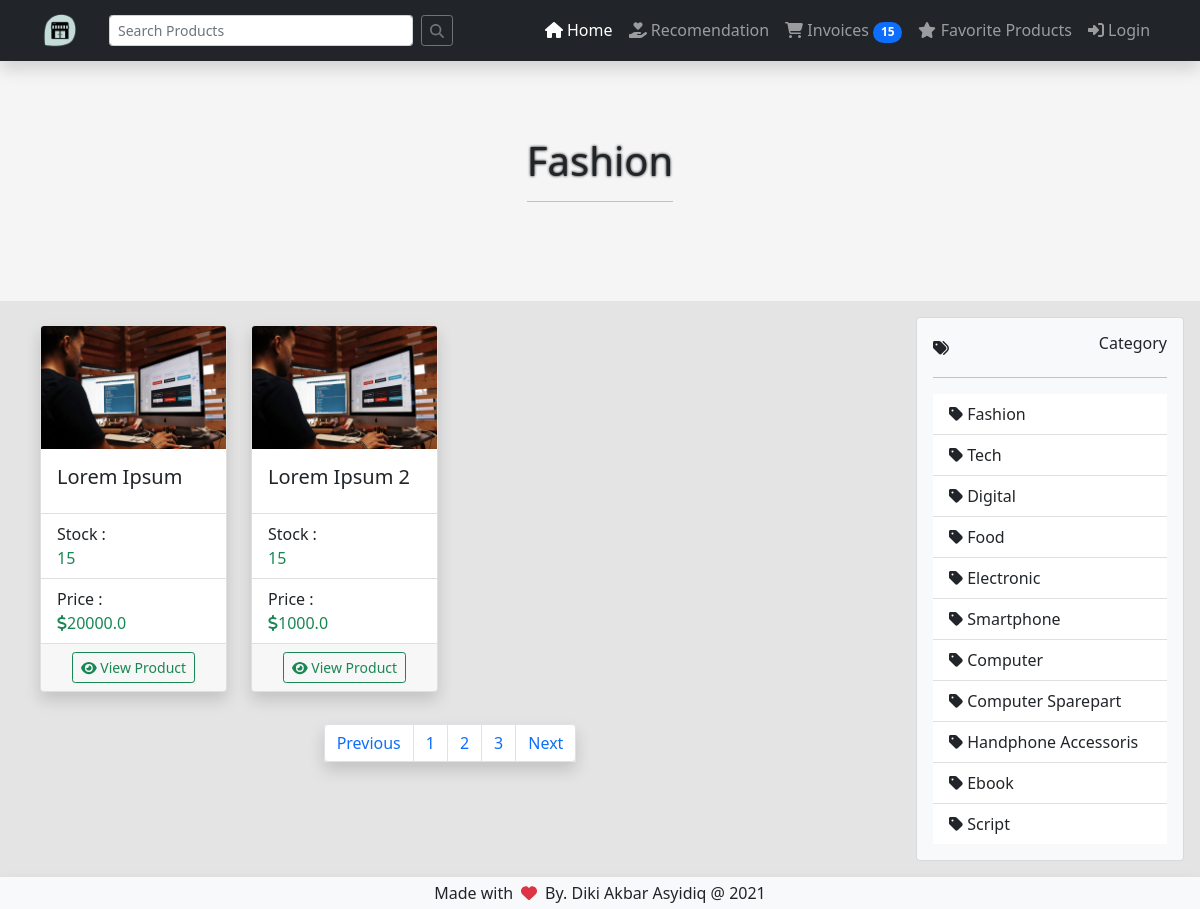
The page /products/category/1/fashion on the database its author committed.
### products/models.py (models this page shows, shortened)
class Category(models.Model):
    name = models.CharField(max_length=25, blank=False)
    description = models.TextField(blank=False)
    slug = models.SlugField(editable=False, blank=True)

class Products(models.Model):
    product_name        = models.CharField(max_length=50, blank=False)
    product_description = models.TextField(default="My Product", blank=False)
    product_price       = models.FloatField(blank=False)
    product_category    = models.JSONField(blank=False)
    product_created     = models.DateTimeField(auto_now_add=True)
    product_updated     = models.DateTimeField(auto_now=True)
    product_owner       = models.CharField(max_length=25, editable=False, blank=False)
    product_stock       = models.IntegerField(blank=False)
    product_rating      = models.FloatField(editable=False, blank=True, null=True)
    product_media       = models.JSONField(blank=True, null=True)
    product_slugify     = models.SlugField(editable=False)
    product_condition   = models.CharField(blank=True, max_length=50)
    product_type        = models.CharField(blank=True, max_length=50)
    product_sold_count  = models.IntegerField(default=0)

### products/views.py (the view)
# urls.py: path('category/<int:pk>/<slug:slug>', CategoryListView.as_view(), name="category_detail_with_products"),
class CategoryListView(ListView):
    template_name="products/category.html"
    model = Products
    paginate_by=12
    def setup(self, request, *args, **kwargs):
        if hasattr(self, 'get') and not hasattr(self, 'head'):
            self.head = self.get
        self.request = request
        self.args = args
        self.kwargs = kwargs
        is_exists = Category.objects.filter(id=kwargs["pk"]).count() or None
        if is_exists != None and is_exists > 0:
            self.extra_context = {
                "current_category" : Category.objects.get(id=kwargs["pk"]),
                "categories" : Category.objects.all()
            }
            if settings.DATABASES['default']['ENGINE'] not in ['django.db.backends.sqlite3', 'django.db.backends.oracle']:
                self.queryset = self.model.objects.filter(product_category__contains=kwargs["pk"])
            else :
                queryset = self.model.objects.all()
                setter = []
                for products in queryset:
                    cat = products.product_category
                    if kwargs["pk"] in cat:
                        setter.append(products.id)
                self.queryset = self.model.objects.filter(id__in=setter)
        else :
            self.template_name="404.html"

### templates/products/category.html (shortened to what this page needs)
{% extends 'blueprints/layout.html' %}
{% load static %}
{% block tagline %}
    {{current_category.name}}
{% endblock tagline %}
{% block content %}
<div class="container-fluid">
    <div class="row">
        <div class="col-md-9 p-3">
            <div class="container">
                <div class="row">
                {% for product in object_list %}
                <div class="col-md-3 pt-2">
                    <div class="card h-100 shadow position-relative" data-aos="zoom-in"
                    data-aos-easing="linear">
                        <img src="{% static 'media/example/1.jpg' %}" class="card-img-top" alt="...">
                        <div class="card-body">
                        <h5 class="card-title">{{product.product_name}}</h5>
                        </div>
                        <ul class="list-group list-group-flush">
                            <li class="list-group-item">
                                <div>Stock : </div>
                                <span class="text-success">{{product.product_stock}}</span>
                            </li>
                            <li class="list-group-item">
                                <div>Price : </div>
                                <span class="text-success"> <span class="fas fa-dollar-sign"></span>{{product.product_price}}</span>
                            </li>
                        </ul>
                        <div class="card-footer d-flex justify-content-center align-items-center">
                            <div>
                                <a href="{% url 'products:product_detail' pk=product.id slug=product.product_slugify %}" class="btn btn-sm btn-outline-success"><span class="fas fa-eye"></span> View Product</a>
                            </div>
                        </div>
                    </div>
                </div>
                {% endfor %}
                </div>
            </div>
            <div class="justify-content-center align-items-center p-3 mt-3 w-100 d-flex">
                <ul class="pagination shadow">
                  <li class="page-item"><a class="page-link" href="#">Previous</a></li>
                  <li class="page-item"><a class="page-link" href="#">1</a></li>
                  <li class="page-item"><a class="page-link" href="#">2</a></li>
                  <li class="page-item"><a class="page-link" href="#">3</a></li>
                  <li class="page-item"><a class="page-link" href="#">Next</a></li>
                </ul>
            </div>
        </div>
        <div class="col-md-3 p-3">
            <div class="card text-dark bg-light">
                <div class="card-body">
                    <div class="d-flex justify-content-center align-items-center">
                        <div class="flex-fill">
                            <span class="fas fa-tags"></span>
                        </div>
                        <div>
                            <h6>Category</h6>
                        </div>
                    </div>
                    <hr>
                    <div class="list-group list-group-flush bg-light">
                        {% for cat in categories %}
                        <a class="list-group-item" href="{% url 'products:category_detail_with_products' pk=cat.pk slug=cat.slug %}" %}"><span class="fas fa-tag"></span> {{cat.name}}</a>
                        {% endfor %}
                    </div>
                </div>
            </div>
        </div>
    </div>
</div>
{% endblock content %}

### static/css/style.css (style rules this page uses)
.Main_Style { background-color: #E4E4E4; }

### rows shown on the page
Category: name "Fashion"
Products: product_name "Lorem Ipsum", product_stock "15", product_price "20000.0"
Products: product_name "Lorem Ipsum 2", product_stock "15", product_price "1000.0"
Category: name "Tech"
Category: name "Digital"
Category: name "Food"
Category: name "Electronic"
Category: name "Smartphone"
Category: name "Computer"
Category: name "Computer Sparepart"
Category: name "Handphone Accessoris"
Category: name "Ebook"
Category: name "Script"
